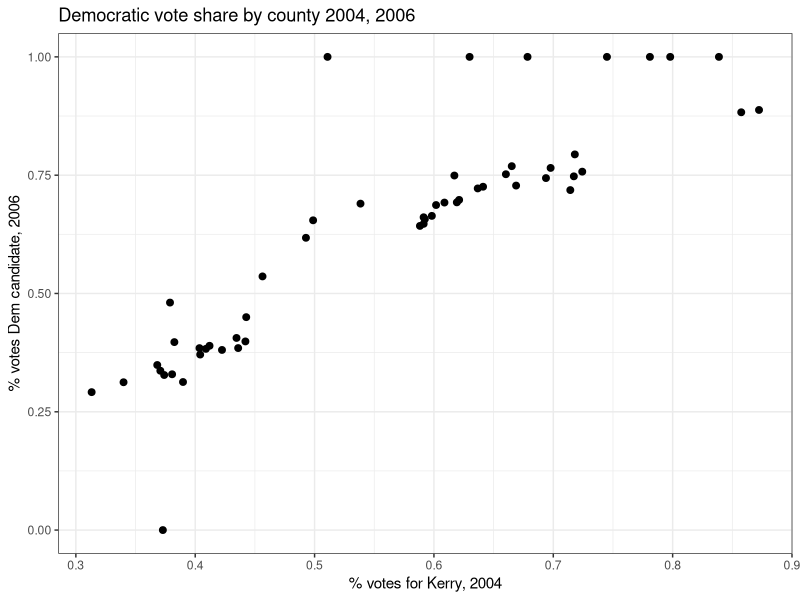

Recreate this plot in R.
#### Libraries
library(foreign)
library(ggplot2)

# load data
ca <- read.csv("data/ca2006.csv") 

# examine structure of the data
str(ca)

# first observations
head(ca)

# summary statistics of variables
summary(ca)

# Plot the proportion of votes for the Democratic candidate, against the 
# proportion of the two-party vote for the Democratic presidential candidate 
# in 2004 (John Kerry) in the district. 
plot1 <- ggplot(ca, aes(x=dem_pres_2004, y = prop_d)) + geom_point(size = 2) + theme_bw() +
  labs(x= "% votes for Kerry, 2004", 
       y = "% votes Dem candidate, 2006", 
       title = "Democratic vote share by county 2004, 2006")
plot1
